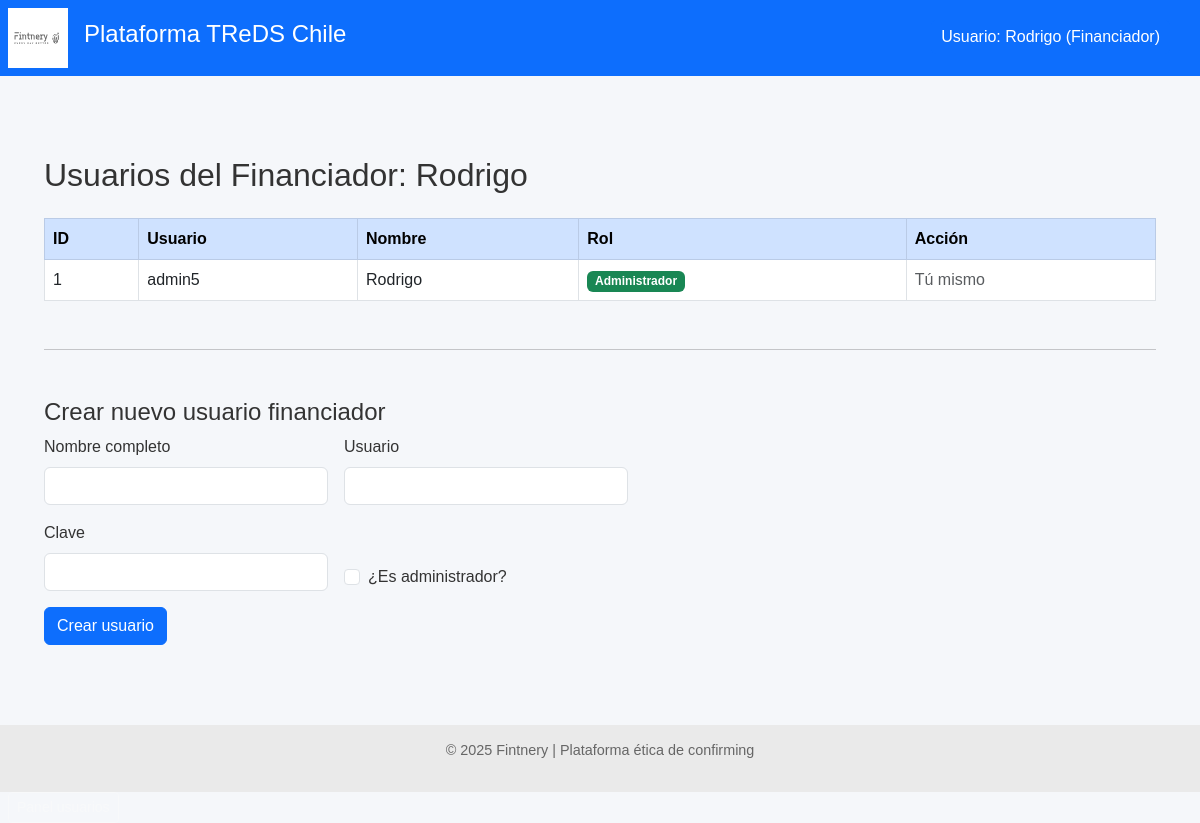
The page /financiador/usuarios (signed in) on the database its author committed.
### models.py (models this page shows)
class Financiador(Base):
    __tablename__ = "financiadores"
    id = Column(Integer, primary_key=True, index=True)
    nombre = Column(String, nullable=False)
    usuario = Column(String, unique=True, index=True, nullable=False)
    clave_hash = Column(String, nullable=False)
    fondo_id = Column(Integer, ForeignKey("fondos.id"), nullable=False)
    fondo = relationship("Fondo", back_populates="financiadores")
    es_admin = Column(Boolean, default=False)
    costo_fondos_mensual = Column(Float, default=0.0)  # ← Explicita unidad mensual
    fecha_costo_fondos = Column(Date, default=None)    # ← Fecha de carga más reciente
    condiciones = relationship(
        "CondicionesPorPagador",
        back_populates="financiador",
        cascade="all, delete-orphan"
    )
    ofertas = relationship("OfertaFinanciamiento", back_populates="financiador")

### routers/financiador.py (the view)
@router.get("/usuarios")
def listar_usuarios(request: Request, db: Session = Depends(get_db)):
    fid = request.session.get("financiador_id")
    if not fid:
        return RedirectResponse("/financiador/login", 303)
    admin = db.query(Financiador).get(fid)
    _solo_admin(admin)
    usuarios = db.query(Financiador).filter_by(fondo_id=admin.fondo_id).all()
    return templates.TemplateResponse("usuarios_financiador.html", {
        "request": request,
        "usuarios": usuarios,
        "financiador_nombre": admin.nombre
    })

### templates/usuarios_financiador.html (shortened to what this page needs)
{% extends "base.html" %}
{% block content %}
<div class="container mt-5">
    <h2 class="mb-4">Usuarios del Financiador: {{ financiador_nombre }}</h2>
    <table class="table table-bordered table-hover">
        <thead class="table-primary">
            <tr>
                <th>ID</th>
                <th>Usuario</th>
                <th>Nombre</th>
                <th>Rol</th>
                <th>Acción</th>
            </tr>
        </thead>
        <tbody>
            {% for u in usuarios %}
                <tr>
                    <td>{{ u.id }}</td>
                    <td>{{ u.usuario }}</td>
                    <td>{{ u.nombre }}</td>
                    <td>
                        {% if u.es_admin %}
                            <span class="badge bg-success">Administrador</span>
                        {% else %}
                            <span class="badge bg-secondary">Comercial</span>
                        {% endif %}
                    </td>
                    <td>
                        {% if u.id != request.session.get('financiador_id') %}
                            <form method="post" action="/financiador/usuarios/toggle-admin/{{ u.id }}">
                                <button type="submit" class="btn btn-sm btn-outline-primary">
                                    {% if u.es_admin %}Degradar{% else %}Promover{% endif %}
                                </button>
                            </form>
                        {% else %}
                            <span class="text-muted">Tú mismo</span>
                        {% endif %}
                    </td>
                </tr>
            {% endfor %}
        </tbody>
    </table>
    <hr class="my-5">
    <h4>Crear nuevo usuario financiador</h4>
    <form method="post" action="/financiador/usuarios/crear" class="row g-3" style="max-width: 600px;">
        <div class="col-md-6">
            <label for="nombre" class="form-label">Nombre completo</label>
            <input type="text" class="form-control" id="nombre" name="nombre" required>
        </div>
        <div class="col-md-6">
            <label for="usuario" class="form-label">Usuario</label>
            <input type="text" class="form-control" id="usuario" name="usuario" required>
        </div>
        <div class="col-md-6">
            <label for="clave" class="form-label">Clave</label>
            <input type="password" class="form-control" id="clave" name="clave" required>
        </div>
        <div class="col-md-6 d-flex align-items-end">
            <div class="form-check">
                <input class="form-check-input" type="checkbox" id="es_admin" name="es_admin">
                <label class="form-check-label" for="es_admin">
                    ¿Es administrador?
                </label>
            </div>
        </div>
        <div class="col-12">
            <button type="submit" class="btn btn-primary">Crear usuario</button>
        </div>
    </form>
</div>
{% endblock %}

### templates/base.html (shortened to what this page needs)
<!DOCTYPE html>
<html lang="es">
<head>
    <link href="https://cdn.jsdelivr.net/npm/bootstrap@5.3.0/dist/css/bootstrap.min.css" rel="stylesheet">
    <link rel="stylesheet" href="/static/styles.css">
</head>
<body>
    <header class="main-header d-flex align-items-center bg-primary text-white p-2">
        <img src="/static/LogoFIntneryWeb.svg" alt="Fintnery" class="logo me-3" style="height: 60px;">
        <h1 class="titulo-principal">Plataforma TReDS Chile</h1>
    </header>
    <main>
        {% block content %}{% endblock %}
    </main>
    <footer class="footer text-center mt-5">
        <p>&copy; 2025 Fintnery | Plataforma ética de confirming</p>
    </footer>
    {% if financiador_nombre or proveedor_nombre or pagador_nombre %}
    <div style="position: absolute; top: 20px; right: 30px; color: white; background-color: #0d6efd; padding: 5px 10px; border-radius: 5px;">
        Usuario:
        {% if financiador_nombre %}{{ financiador_nombre }} (Financiador){% endif %}
    </div>
    {% endif %}
    {% if request.session.get('es_admin') %}
    <a href="/financiador/usuarios" class="btn btn-sm btn-outline-light ms-2">Panel usuarios</a>
    {% endif %}
</body>
</html>

### static/styles.css (style rules this page uses)
body { font-family: sans-serif; margin: 0; background-color: #f5f7fa; color: #333; }
.main-header { background-color: #1f3a93; color: white; padding: 1em; display: flex; align-items: center; }
.logo { height: 40px; margin-right: 15px; }
.titulo-principal { font-size: 1.5em; }
footer.footer { background-color: #eaeaea; text-align: center; padding: 1em; font-size: 0.9em; color: #666; }
main { padding: 2em; }

### rows shown on the page
Financiador: nombre "Rodrigo", id "1", usuario "admin5", es_admin "Administrador", shows "Tú mismo"
